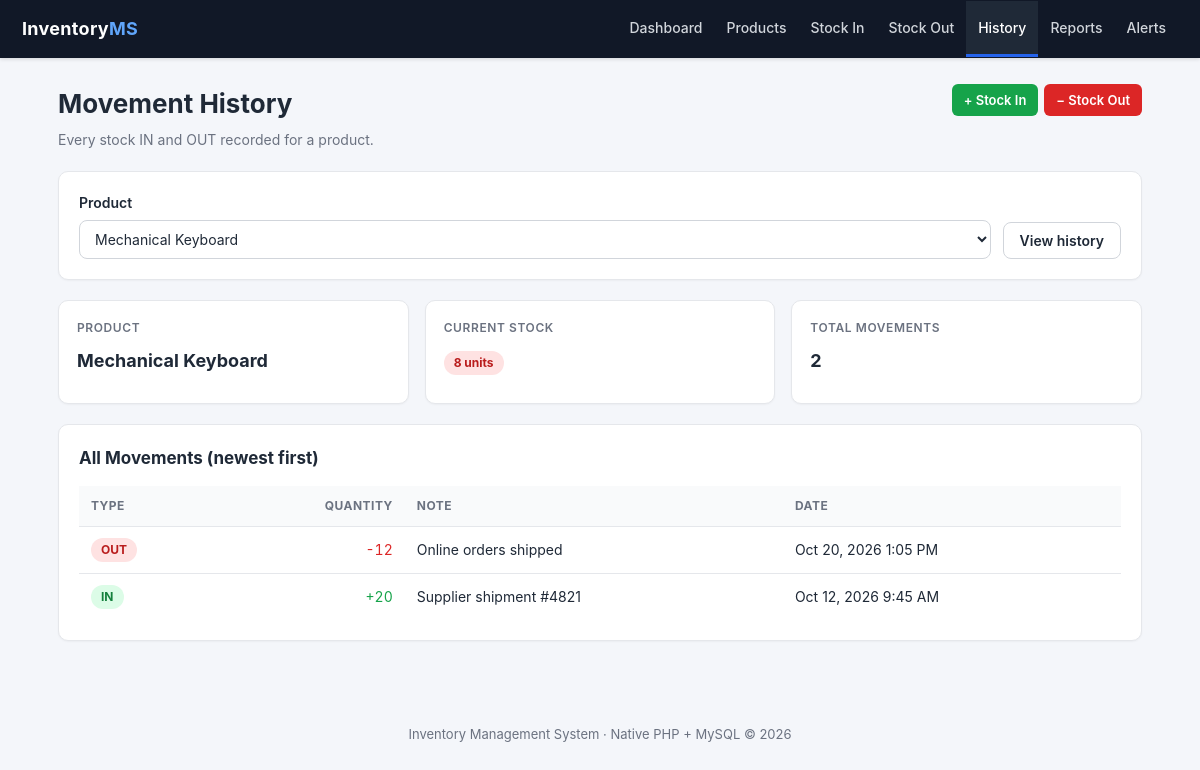
Page /movements/history.php?id=2 on the committed database.
### tables this page shows
CREATE TABLE products (
    id              INT AUTO_INCREMENT PRIMARY KEY,
    name            VARCHAR(100) NOT NULL,
    description     TEXT NULL,
    price           DECIMAL(10,2) NOT NULL CHECK (price > 0),
    stock_quantity  INT NOT NULL DEFAULT 0,
    alert_threshold INT NOT NULL DEFAULT 5,
    created_at      TIMESTAMP DEFAULT CURRENT_TIMESTAMP
);

CREATE TABLE stock_movements (
    id         INT AUTO_INCREMENT PRIMARY KEY,
    product_id INT NOT NULL,
    type       ENUM('in','out') NOT NULL,
    quantity   INT NOT NULL CHECK (quantity > 0),
    note       VARCHAR(255) NULL,
    created_at TIMESTAMP DEFAULT CURRENT_TIMESTAMP,
    CONSTRAINT fk_movements_product
        FOREIGN KEY (product_id) REFERENCES products(id)
        ON DELETE RESTRICT
);

### includes/functions.php (called while the page is built, shortened)
<?php
function e($value): string
{
    return htmlspecialchars((string) $value, ENT_QUOTES, 'UTF-8');
}
function stock_status(array $product): string
{
    $stock     = (int) $product['stock_quantity'];
    $threshold = (int) $product['alert_threshold'];
    if ($stock <= $threshold) {
        return 'low';
    }
    return 'ok';
}
function pretty_date(?string $datetime): string
{
    $ts = strtotime($datetime);
    return $ts ? date('M j, Y g:i A', $ts) : $datetime;
}

### movements/history.php (the view, shortened to what this page needs)
<?php
require_once __DIR__ . '/../config/db.php';
require_once __DIR__ . '/../includes/functions.php';
try {
    $stmt = $pdo->prepare(
        'SELECT id, name, stock_quantity, alert_threshold FROM products ORDER BY name ASC'
    );
    $stmt->execute();
    $products = $stmt->fetchAll();
} catch (Throwable $e) {
    error_log('History product list failed: ' . $e->getMessage());
    flash('error', 'Could not load products. Please try again later.');
    redirect('../index.php');
}
$selectedId = filter_input(INPUT_GET, 'id', FILTER_VALIDATE_INT);
$product   = null;
$notFound  = false;
if ($selectedId !== null && $selectedId > 0) {
    try {
        $stmt = $pdo->prepare('SELECT * FROM products WHERE id = ?');
        $stmt->execute([$selectedId]);
        $product = $stmt->fetch();
        if ($product) {
            $stmt = $pdo->prepare(
                'SELECT * FROM stock_movements
                  WHERE product_id = ?
                 ORDER BY created_at DESC, id DESC'
            );
            $stmt->execute([$selectedId]);
            $movements = $stmt->fetchAll();
        } else {
            $notFound = true;
        }
    } catch (Throwable $e) {
        error_log('Movement history failed: ' . $e->getMessage());
        flash('error', 'Could not load the movement history. Please try again later.');
        redirect('history.php');
    }
}
require __DIR__ . '/../includes/header.php';
?>
<div class="page-head">
    <div>
        <h1>Movement History</h1>
        <p class="subtitle">Every stock IN and OUT recorded for a product.</p>
    </div>
    <div class="actions">
        <a class="btn btn-success btn-sm" href="stock_in.php">+ Stock In</a>
        <a class="btn btn-danger btn-sm" href="stock_out.php">− Stock Out</a>
    </div>
</div>
<section class="card">
    <form action="history.php" method="get" class="filter-row">
        <div class="field field-inline">
            <label for="id">Product</label>
            <select id="id" name="id" onchange="this.form.submit()">
                <?php foreach ($products as $p): ?>
                    <option value="<?= (int) $p['id'] ?>"
                        <?= (int) ($selectedId ?? 0) === (int) $p['id'] ? 'selected' : '' ?>>
                        <?= e($p['name']) ?>
                    </option>
                <?php endforeach; ?>
            </select>
        </div>
        <button type="submit" class="btn btn-secondary">View history</button>
    </form>
</section>
<?php if ($product): ?>
    <div class="grid">
        <div class="stat">
            <div class="label">Product</div>
            <div class="value value-sm"><?= e($product['name']) ?></div>
        </div>
        <div class="stat">
            <div class="label">Current Stock</div>
            <div class="value value-sm">
                <span class="badge badge-<?= stock_status($product) === 'low' ? 'low' : (stock_status($product) === 'warn' ? 'warn' : 'ok') ?>">
                    <?= (int) $product['stock_quantity'] ?> units
                </span>
            </div>
        </div>
        <div class="stat">
            <div class="label">Total Movements</div>
            <div class="value value-sm"><?= count($movements) ?></div>
        </div>
    </div>
    <section class="card">
        <div class="section-head">
            <h2>All Movements (newest first)</h2>
        </div>
        <?php if (empty($movements)): ?>
            <p class="empty">No movements recorded for this product yet.</p>
        <?php else: ?>
            <div class="table-wrap">
                <table>
                    <thead>
                        <tr>
                            <th>Type</th>
                            <th class="num">Quantity</th>
                            <th>Note</th>
                            <th>Date</th>
                        </tr>
                    </thead>
                    <tbody>
                    <?php foreach ($movements as $m): ?>
                        <tr>
                            <td>
                                <span class="badge <?= $m['type'] === 'in' ? 'badge-in' : 'badge-out' ?>">
                                    <?= $m['type'] === 'in' ? 'IN' : 'OUT' ?>
                                </span>
                            </td>
                            <td class="num <?= $m['type'] === 'in' ? 'text-green' : 'text-red' ?>">
                                <?= $m['type'] === 'in' ? '+' : '-' ?><?= (int) $m['quantity'] ?>
                            </td>
                            <td><?= e($m['note'] !== null && $m['note'] !== '' ? $m['note'] : '—') ?></td>
                            <td><?= e(pretty_date($m['created_at'])) ?></td>
                        </tr>
                    <?php endforeach; ?>
                    </tbody>
                </table>
            </div>
        <?php endif; ?>
    </section>
<?php elseif (!$notFound): ?>
    <div class="alert-box alert-info">Select a product above to view its stock movement history.</div>
<?php endif; ?>
<?php require __DIR__ . '/../includes/footer.php'; ?>

### assets/css/style.css (style rules this page uses)
:root { --bg: #f4f6fa; --card: #ffffff; --text: #1f2937; --muted: #6b7280; --border: #e5e7eb; --primary: #2563eb; --primary-dark: #1d4ed8; --green: #16a34a; --green-dark: #15803d; --green-bg: #dcfce7; --red: #dc2626; --red-dark: #b91c1c; --red-bg: #fee2e2; --orange: #d97706; --orange-bg: #fef3c7; --nav: #111827; }
* { box-sizing: border-box; }
body { margin: 0; background: var(--bg); color: var(--text); font-family: -apple-system, BlinkMacSystemFont, "Segoe UI", Roboto, Helvetica, Arial, sans-serif; font-size: 15px; line-height: 1.55; }
a { color: var(--primary); text-decoration: none; }
h1 { font-size: 26px; margin: 0; }
h2 { font-size: 17px; margin: 0; }
.page-head { display: flex; justify-content: space-between; align-items: flex-start; gap: 16px; flex-wrap: wrap; margin-bottom: 20px; }
.page-head .subtitle { color: var(--muted); margin: 5px 0 0; font-size: 14px; }
.section-head { display: flex; justify-content: space-between; align-items: center; gap: 12px; flex-wrap: wrap; margin-bottom: 14px; }
.card { background: var(--card); border: 1px solid var(--border); border-radius: 10px; padding: 20px; margin-bottom: 20px; box-shadow: 0 1px 2px rgba(0, 0, 0, .04); }
.grid { display: grid; gap: 16px; grid-template-columns: repeat(auto-fit, minmax(220px, 1fr)); margin-bottom: 20px; }
.stat { background: var(--card); border: 1px solid var(--border); border-radius: 10px; padding: 18px; box-shadow: 0 1px 2px rgba(0, 0, 0, .04); }
.stat .label { color: var(--muted); font-size: 12px; font-weight: 600; text-transform: uppercase; letter-spacing: .05em; }
.stat .value { font-size: 30px; font-weight: 700; margin: 6px 0 4px; }
.stat .value-sm { font-size: 18px; margin: 10px 0; }
.table-wrap { overflow-x: auto; }
table { width: 100%; border-collapse: collapse; }
th, td { text-align: left; padding: 11px 12px; border-bottom: 1px solid var(--border); font-size: 14px; vertical-align: middle; }
th { background: #f9fafb; font-size: 12px; text-transform: uppercase; letter-spacing: .04em; color: var(--muted); }
tbody tr:last-child td { border-bottom: none; }
.num { text-align: right; font-variant-numeric: tabular-nums; }
.badge { display: inline-block; padding: 3px 10px; border-radius: 999px; font-size: 12px; font-weight: 700; line-height: 1.5; white-space: nowrap; }
.badge-in, .badge-ok { background: var(--green-bg); color: var(--green-dark); }
.badge-out, .badge-low { background: var(--red-bg); color: var(--red-dark); }
.btn { display: inline-block; padding: 9px 16px; border-radius: 8px; border: 1px solid transparent; background: var(--primary); color: #fff; font-size: 14px; font-weight: 600; font-family: inherit; cursor: pointer; text-align: center; }
.btn-success { background: var(--green); }
.btn-danger { background: var(--red); }
.btn-secondary { background: #fff; color: var(--text); border-color: #d1d5db; }
.btn-sm { padding: 5px 11px; font-size: 13px; border-radius: 6px; }
.actions { display: flex; gap: 6px; flex-wrap: wrap; align-items: center; }
.field { margin-bottom: 18px; }
label { display: block; font-weight: 600; font-size: 14px; margin-bottom: 6px; }
input[type="text"], input[type="search"], input[type="number"], textarea, select { width: 100%; padding: 9px 11px; border: 1px solid #d1d5db; border-radius: 8px; background: #fff; color: var(--text); font-size: 14px; font-family: inherit; }
.filter-row { display: flex; gap: 12px; align-items: flex-end; flex-wrap: wrap; }
.field-inline { margin-bottom: 0; min-width: 280px; flex: 1; }
.text-green { color: var(--green); }
.text-red { color: var(--red); }

### rows in the picture
products: name "Mechanical Keyboard", stock_quantity "8"
stock_movements: type "OUT", quantity "12", note "Online orders shipped", created_at "Oct 20, 2026 1:05 PM"
stock_movements: type "IN", quantity "20", note "Supplier shipment #4821", created_at "Oct 12, 2026 9:45 AM"

### other values in the picture
count($movements) "2"
form field id "Mechanical Keyboard"
